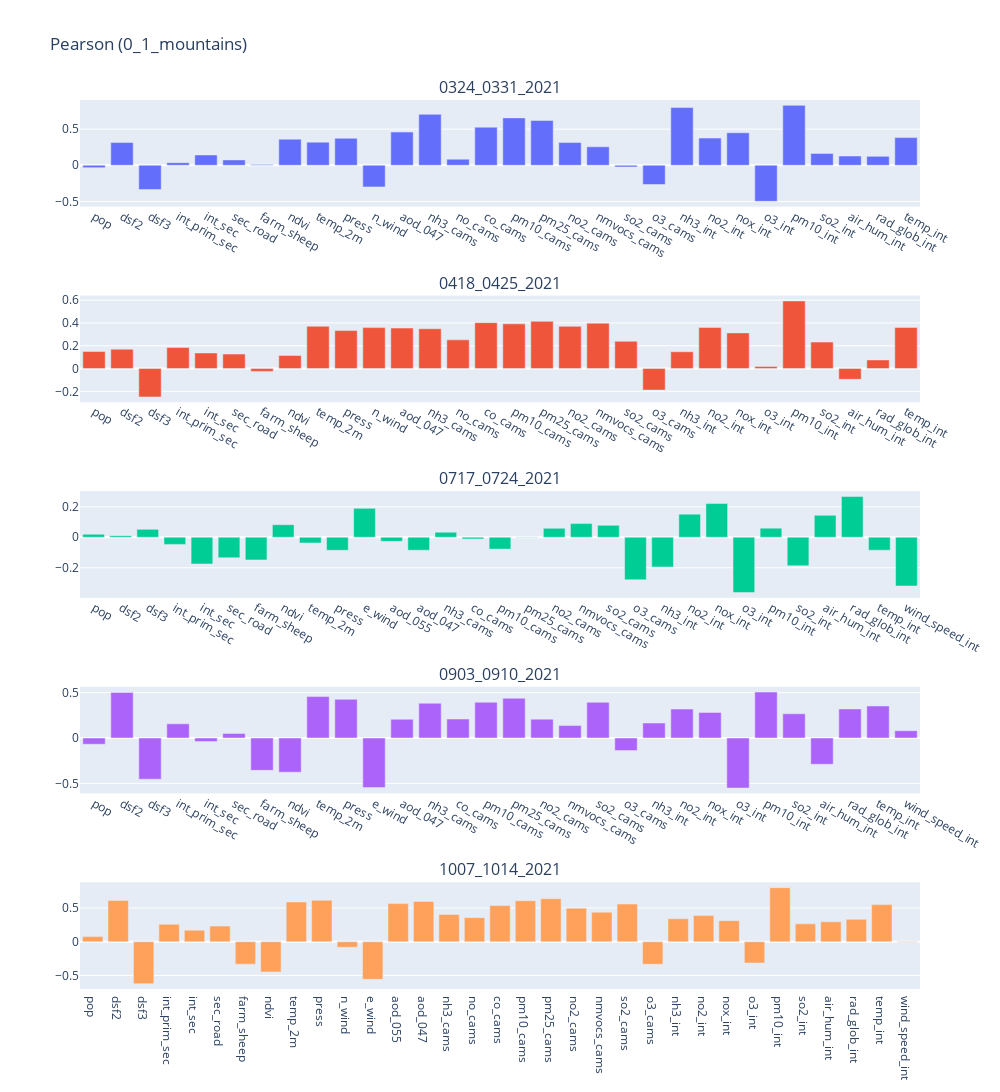
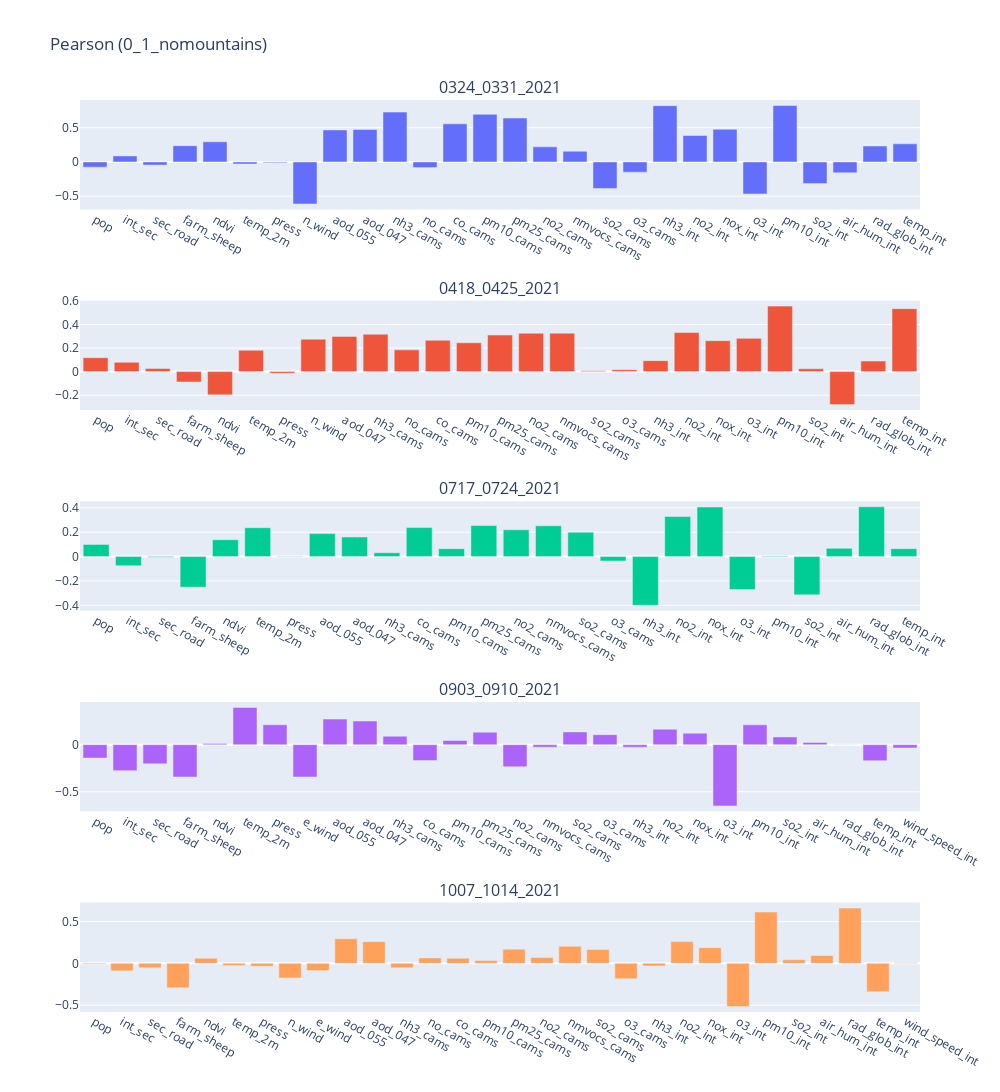
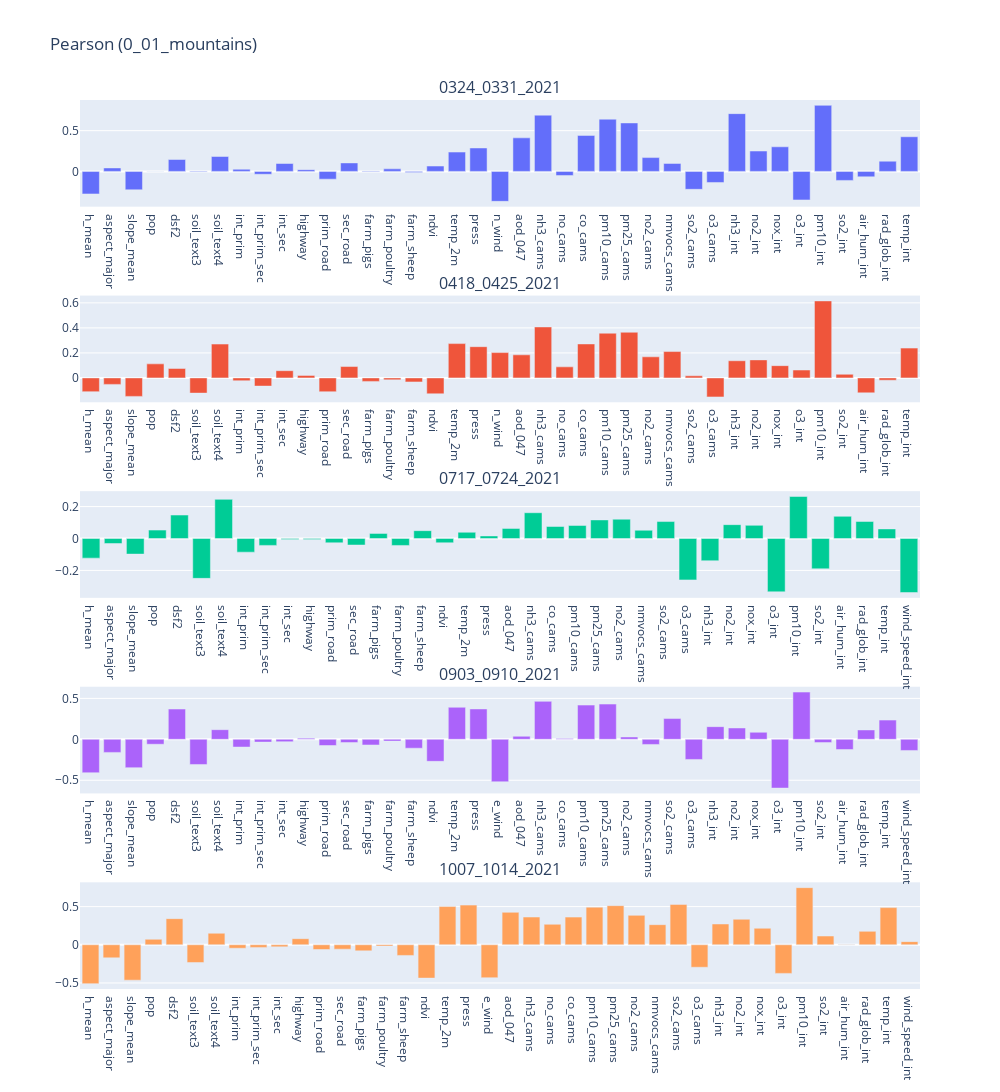
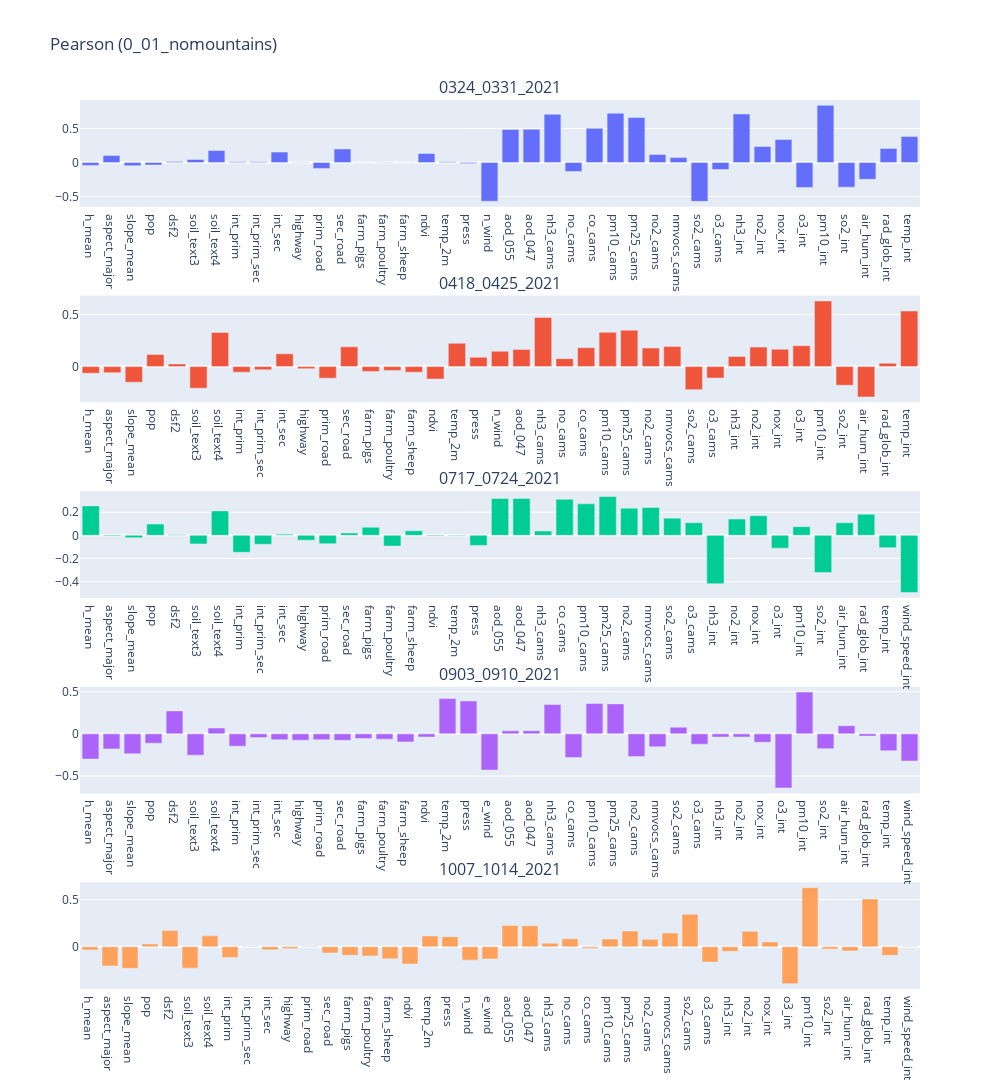

Notebook code for these charts, in order:
### Code cell
for par in params:
    dataframes_results = dictionary_results[par]
    fig = make_subplots(rows=5, cols=1, subplot_titles=geopackages)
    for index, grid in enumerate(geopackages):
        labels = dataframes_results[grid]['Features'].tolist()
        values = dataframes_results[grid]['Pearson'].tolist()
        fig.add_trace(go.Bar(x=labels, y=values), row=index+1, col=1)
        fig.update_yaxes(row=index+1, col=1)
        fig.update_xaxes(type="category", row=index+1, col=1)

    fig.update_layout(height=1500, width=1000 , title_text='Pearson (' +par+ ')')
    fig.update_layout(showlegend=False, autosize=True)
    fig.show()

### Figure 1 — Plotly figure (JSON) as saved in the notebook; plotly's stock layout.template omitted (floating-point values rounded to 4 significant figures)
{"data": [{"type": "bar", "x": ["pop", "dsf2", "dsf3", "int_prim_sec", "int_sec", "sec_road", "farm_sheep", "ndvi", "temp_2m", "press", "n_wind", "aod_047", "nh3_cams", "no_cams", "co_cams", "pm10_cams", "pm25_cams", "no2_cams", "nmvocs_cams", "so2_cams", "o3_cams", "nh3_int", "no2_int", "nox_int", "o3_int", "pm10_int", "so2_int", "air_hum_int", "rad_glob_int", "temp_int"], "xaxis": "x", "y": [-0.0325, 0.3147, -0.3364, 0.03659, 0.1425, 0.0742, 0.01227, 0.3616, 0.3204, 0.3736, -0.299, 0.4598, 0.7051, 0.08469, 0.5274, 0.6558, 0.6207, 0.3148, 0.2555, -0.02276, -0.2658, 0.799, 0.3764, 0.4504, -0.4987, 0.8294, 0.1643, 0.128, 0.1237, 0.3828], "yaxis": "y"}, {"type": "bar", "x": ["pop", "dsf2", "dsf3", "int_prim_sec", "int_sec", "sec_road", "farm_sheep", "ndvi", "temp_2m", "press", "n_wind", "aod_047", "nh3_cams", "no_cams", "co_cams", "pm10_cams", "pm25_cams", "no2_cams", "nmvocs_cams", "so2_cams", "o3_cams", "nh3_int", "no2_int", "nox_int", "o3_int", "pm10_int", "so2_int", "air_hum_int", "rad_glob_int", "temp_int"], "xaxis": "x2", "y": [0.1503, 0.1697, -0.249, 0.1855, 0.1369, 0.1273, -0.02481, 0.1146, 0.3714, 0.3333, 0.3594, 0.3553, 0.3495, 0.2518, 0.4029, 0.392, 0.4141, 0.3705, 0.3985, 0.2395, -0.1893, 0.1476, 0.3606, 0.3129, 0.01764, 0.5935, 0.2326, -0.09449, 0.07565, 0.3606], "yaxis": "y2"}, {"type": "bar", "x": ["pop", "dsf2", "dsf3", "int_prim_sec", "int_sec", "sec_road", "farm_sheep", "ndvi", "temp_2m", "press", "e_wind", "aod_055", "aod_047", "nh3_cams", "co_cams", "pm10_cams", "pm25_cams", "no2_cams", "nmvocs_cams", "so2_cams", "o3_cams", "nh3_int", "no2_int", "nox_int", "o3_int", "pm10_int", "so2_int", "air_hum_int", "rad_glob_int", "temp_int", "wind_speed_int"], "xaxis": "x3", "y": [0.01996, 0.01048, 0.05187, -0.04697, -0.1751, -0.1346, -0.1487, 0.08252, -0.03772, -0.08546, 0.1897, -0.02671, -0.08486, 0.03327, -0.01064, -0.07756, 0.0009952, 0.05879, 0.08962, 0.0784, -0.279, -0.1952, 0.1518, 0.2213, -0.3626, 0.05986, -0.1874, 0.1438, 0.2676, -0.08466, -0.3199], "yaxis": "y3"}, {"type": "bar", "x": ["pop", "dsf2", "dsf3", "int_prim_sec", "int_sec", "sec_road", "farm_sheep", "ndvi", "temp_2m", "press", "e_wind", "aod_047", "nh3_cams", "co_cams", "pm10_cams", "pm25_cams", "no2_cams", "nmvocs_cams", "so2_cams", "o3_cams", "nh3_int", "no2_int", "nox_int", "o3_int", "pm10_int", "so2_int", "air_hum_int", "rad_glob_int", "temp_int", "wind_speed_int"], "xaxis": "x4", "y": [-0.06883, 0.5021, -0.4538, 0.1564, -0.03979, 0.05084, -0.3565, -0.3768, 0.4561, 0.4261, -0.5458, 0.2067, 0.3835, 0.2092, 0.3938, 0.4381, 0.208, 0.137, 0.3929, -0.1383, 0.1647, 0.3187, 0.2817, -0.5516, 0.5059, 0.2672, -0.2891, 0.32, 0.3527, 0.08064], "yaxis": "y4"}, {"type": "bar", "x": ["pop", "dsf2", "dsf3", "int_prim_sec", "int_sec", "sec_road", "farm_sheep", "ndvi", "temp_2m", "press", "n_wind", "e_wind", "aod_055", "aod_047", "nh3_cams", "no_cams", "co_cams", "pm10_cams", "pm25_cams", "no2_cams", "nmvocs_cams", "so2_cams", "o3_cams", "nh3_int", "no2_int", "nox_int", "o3_int", "pm10_int", "so2_int", "air_hum_int", "rad_glob_int", "temp_int", "wind_speed_int"], "xaxis": "x5", "y": [0.07674, 0.6117, -0.6213, 0.259, 0.1709, 0.2318, -0.3319, -0.4471, 0.59, 0.6149, -0.08121, -0.5574, 0.5655, 0.5979, 0.4027, 0.357, 0.536, 0.6081, 0.638, 0.4978, 0.4387, 0.5586, -0.3338, 0.3418, 0.3877, 0.3124, -0.315, 0.8019, 0.2657, 0.2963, 0.3322, 0.5504, -0.007827], "yaxis": "y5"}], "layout": {"annotations": [{"font": {"size": 16}, "showarrow": false, "text": "0324_0331_2021", "x": 0.5, "xanchor": "center", "xref": "paper", "y": 1, "yanchor": "bottom", "yref": "paper"}, {"font": {"size": 16}, "showarrow": false, "text": "0418_0425_2021", "x": 0.5, "xanchor": "center", "xref": "paper", "y": 0.78, "yanchor": "bottom", "yref": "paper"}, {"font": {"size": 16}, "showarrow": false, "text": "0717_0724_2021", "x": 0.5, "xanchor": "center", "xref": "paper", "y": 0.56, "yanchor": "bottom", "yref": "paper"}, {"font": {"size": 16}, "showarrow": false, "text": "0903_0910_2021", "x": 0.5, "xanchor": "center", "xref": "paper", "y": 0.34, "yanchor": "bottom", "yref": "paper"}, {"font": {"size": 16}, "showarrow": false, "text": "1007_1014_2021", "x": 0.5, "xanchor": "center", "xref": "paper", "y": 0.12, "yanchor": "bottom", "yref": "paper"}], "autosize": true, "height": 1500, "showlegend": false, "title": {"text": "Pearson (0_1_mountains)"}, "width": 1000, "xaxis": {"anchor": "y", "autorange": true, "domain": [0, 1], "range": [-0.5, 29.5], "type": "category"}, "xaxis2": {"anchor": "y2", "autorange": true, "domain": [0, 1], "range": [-0.5, 29.5], "type": "category"}, "xaxis3": {"anchor": "y3", "autorange": true, "domain": [0, 1], "range": [-0.5, 30.5], "type": "category"}, "xaxis4": {"anchor": "y4", "autorange": true, "domain": [0, 1], "range": [-0.5, 29.5], "type": "category"}, "xaxis5": {"anchor": "y5", "autorange": true, "domain": [0, 1], "range": [-0.5, 32.5], "type": "category"}, "yaxis": {"anchor": "x", "autorange": true, "domain": [0.88, 1], "range": [-0.5725, 0.9032], "type": "linear"}, "yaxis2": {"anchor": "x2", "autorange": true, "domain": [0.66, 0.78], "range": [-0.2958, 0.6403], "type": "linear"}, "yaxis3": {"anchor": "x3", "autorange": true, "domain": [0.44, 0.56], "range": [-0.3976, 0.3026], "type": "linear"}, "yaxis4": {"anchor": "x4", "autorange": true, "domain": [0.22, 0.34], "range": [-0.6103, 0.5647], "type": "linear"}, "yaxis5": {"anchor": "x5", "autorange": true, "domain": [0, 0.12], "range": [-0.7003, 0.881], "type": "linear"}}}

### Figure 2 — Plotly figure (JSON) as saved in the notebook; plotly's stock layout.template omitted (floating-point values rounded to 4 significant figures)
{"data": [{"type": "bar", "x": ["pop", "int_sec", "sec_road", "farm_sheep", "ndvi", "temp_2m", "press", "n_wind", "aod_055", "aod_047", "nh3_cams", "no_cams", "co_cams", "pm10_cams", "pm25_cams", "no2_cams", "nmvocs_cams", "so2_cams", "o3_cams", "nh3_int", "no2_int", "nox_int", "o3_int", "pm10_int", "so2_int", "air_hum_int", "rad_glob_int", "temp_int"], "xaxis": "x", "y": [-0.07653, 0.08766, -0.04577, 0.2366, 0.2936, -0.0295, -0.01096, -0.6136, 0.467, 0.475, 0.7269, -0.08236, 0.5558, 0.6949, 0.6408, 0.2199, 0.1566, -0.3881, -0.1493, 0.821, 0.3853, 0.4766, -0.4674, 0.8239, -0.3165, -0.1582, 0.2316, 0.2638], "yaxis": "y"}, {"type": "bar", "x": ["pop", "int_sec", "sec_road", "farm_sheep", "ndvi", "temp_2m", "press", "n_wind", "aod_047", "nh3_cams", "no_cams", "co_cams", "pm10_cams", "pm25_cams", "no2_cams", "nmvocs_cams", "so2_cams", "o3_cams", "nh3_int", "no2_int", "nox_int", "o3_int", "pm10_int", "so2_int", "air_hum_int", "rad_glob_int", "temp_int"], "xaxis": "x2", "y": [0.1183, 0.07931, 0.02631, -0.0875, -0.197, 0.1809, -0.01428, 0.2754, 0.299, 0.3177, 0.1846, 0.2662, 0.2449, 0.3104, 0.326, 0.3267, 0.00815, 0.01634, 0.09327, 0.3317, 0.2631, 0.2824, 0.556, 0.02461, -0.28, 0.08985, 0.5344], "yaxis": "y2"}, {"type": "bar", "x": ["pop", "int_sec", "sec_road", "farm_sheep", "ndvi", "temp_2m", "press", "aod_055", "aod_047", "nh3_cams", "co_cams", "pm10_cams", "pm25_cams", "no2_cams", "nmvocs_cams", "so2_cams", "o3_cams", "nh3_int", "no2_int", "nox_int", "o3_int", "pm10_int", "so2_int", "air_hum_int", "rad_glob_int", "temp_int"], "xaxis": "x3", "y": [0.1002, -0.07463, -0.004872, -0.2508, 0.1385, 0.2369, -0.002195, 0.1888, 0.1609, 0.03175, 0.2384, 0.06527, 0.2558, 0.2201, 0.2528, 0.2002, -0.03543, -0.3993, 0.329, 0.4068, -0.2708, -0.00429, -0.314, 0.06778, 0.4091, 0.06482], "yaxis": "y3"}, {"type": "bar", "x": ["pop", "int_sec", "sec_road", "farm_sheep", "ndvi", "temp_2m", "press", "e_wind", "aod_055", "aod_047", "nh3_cams", "co_cams", "pm10_cams", "pm25_cams", "no2_cams", "nmvocs_cams", "so2_cams", "o3_cams", "nh3_int", "no2_int", "nox_int", "o3_int", "pm10_int", "so2_int", "air_hum_int", "rad_glob_int", "temp_int", "wind_speed_int"], "xaxis": "x4", "y": [-0.1429, -0.2758, -0.2033, -0.3441, 0.01189, 0.3959, 0.2113, -0.3434, 0.2715, 0.2511, 0.08929, -0.1682, 0.04425, 0.1328, -0.2346, -0.02621, 0.1353, 0.1062, -0.02707, 0.1639, 0.1222, -0.6504, 0.2106, 0.08204, 0.02316, 7.642e-05, -0.1707, -0.03444], "yaxis": "y4"}, {"type": "bar", "x": ["pop", "int_sec", "sec_road", "farm_sheep", "ndvi", "temp_2m", "press", "n_wind", "e_wind", "aod_055", "aod_047", "nh3_cams", "no_cams", "co_cams", "pm10_cams", "pm25_cams", "no2_cams", "nmvocs_cams", "so2_cams", "o3_cams", "nh3_int", "no2_int", "nox_int", "o3_int", "pm10_int", "so2_int", "air_hum_int", "rad_glob_int", "temp_int", "wind_speed_int"], "xaxis": "x5", "y": [-0.00777, -0.08995, -0.05228, -0.2912, 0.06092, -0.02464, -0.03478, -0.1738, -0.08581, 0.2933, 0.2591, -0.05397, 0.06499, 0.06025, 0.03382, 0.1698, 0.06957, 0.2041, 0.1651, -0.1841, -0.03097, 0.2601, 0.1872, -0.5163, 0.6131, 0.04219, 0.09299, 0.6612, -0.3391, 0.006307], "yaxis": "y5"}], "layout": {"annotations": [{"font": {"size": 16}, "showarrow": false, "text": "0324_0331_2021", "x": 0.5, "xanchor": "center", "xref": "paper", "y": 1, "yanchor": "bottom", "yref": "paper"}, {"font": {"size": 16}, "showarrow": false, "text": "0418_0425_2021", "x": 0.5, "xanchor": "center", "xref": "paper", "y": 0.78, "yanchor": "bottom", "yref": "paper"}, {"font": {"size": 16}, "showarrow": false, "text": "0717_0724_2021", "x": 0.5, "xanchor": "center", "xref": "paper", "y": 0.56, "yanchor": "bottom", "yref": "paper"}, {"font": {"size": 16}, "showarrow": false, "text": "0903_0910_2021", "x": 0.5, "xanchor": "center", "xref": "paper", "y": 0.34, "yanchor": "bottom", "yref": "paper"}, {"font": {"size": 16}, "showarrow": false, "text": "1007_1014_2021", "x": 0.5, "xanchor": "center", "xref": "paper", "y": 0.12, "yanchor": "bottom", "yref": "paper"}], "autosize": true, "height": 1500, "showlegend": false, "title": {"text": "Pearson (0_1_nomountains)"}, "width": 1000, "xaxis": {"anchor": "y", "autorange": true, "domain": [0, 1], "range": [-0.5, 27.5], "type": "category"}, "xaxis2": {"anchor": "y2", "autorange": true, "domain": [0, 1], "range": [-0.5, 26.5], "type": "category"}, "xaxis3": {"anchor": "y3", "autorange": true, "domain": [0, 1], "range": [-0.5, 25.5], "type": "category"}, "xaxis4": {"anchor": "y4", "autorange": true, "domain": [0, 1], "range": [-0.5, 27.5], "type": "category"}, "xaxis5": {"anchor": "y5", "autorange": true, "domain": [0, 1], "range": [-0.5, 29.5], "type": "category"}, "yaxis": {"anchor": "x", "autorange": true, "domain": [0.88, 1], "range": [-0.6935, 0.9038], "type": "linear"}, "yaxis2": {"anchor": "x2", "autorange": true, "domain": [0.66, 0.78], "range": [-0.3265, 0.6025], "type": "linear"}, "yaxis3": {"anchor": "x3", "autorange": true, "domain": [0.44, 0.56], "range": [-0.4443, 0.454], "type": "linear"}, "yaxis4": {"anchor": "x4", "autorange": true, "domain": [0.22, 0.34], "range": [-0.7085, 0.454], "type": "linear"}, "yaxis5": {"anchor": "x5", "autorange": true, "domain": [0, 0.12], "range": [-0.5817, 0.7266], "type": "linear"}}}

### Figure 3 — Plotly figure (JSON) as saved in the notebook; plotly's stock layout.template omitted (floating-point values rounded to 4 significant figures)
{"data": [{"type": "bar", "x": ["h_mean", "aspect_major", "slope_mean", "pop", "dsf2", "soil_text3", "soil_text4", "int_prim", "int_prim_sec", "int_sec", "highway", "prim_road", "sec_road", "farm_pigs", "farm_poultry", "farm_sheep", "ndvi", "temp_2m", "press", "n_wind", "aod_047", "nh3_cams", "no_cams", "co_cams", "pm10_cams", "pm25_cams", "no2_cams", "nmvocs_cams", "so2_cams", "o3_cams", "nh3_int", "no2_int", "nox_int", "o3_int", "pm10_int", "so2_int", "air_hum_int", "rad_glob_int", "temp_int"], "xaxis": "x", "y": [-0.2767, 0.04227, -0.226, -3.68e-05, 0.146, -0.008888, 0.1829, 0.02623, -0.03546, 0.0968, 0.0212, -0.09538, 0.104, 0.003924, 0.03124, -0.01324, 0.06543, 0.2372, 0.2875, -0.3676, 0.4118, 0.6903, -0.05009, 0.4415, 0.6408, 0.5949, 0.1695, 0.09771, -0.2198, -0.1361, 0.709, 0.2501, 0.3018, -0.3504, 0.8109, -0.1108, -0.06669, 0.1253, 0.4252], "yaxis": "y"}, {"type": "bar", "x": ["h_mean", "aspect_major", "slope_mean", "pop", "dsf2", "soil_text3", "soil_text4", "int_prim", "int_prim_sec", "int_sec", "highway", "prim_road", "sec_road", "farm_pigs", "farm_poultry", "farm_sheep", "ndvi", "temp_2m", "press", "n_wind", "aod_047", "nh3_cams", "no_cams", "co_cams", "pm10_cams", "pm25_cams", "no2_cams", "nmvocs_cams", "so2_cams", "o3_cams", "nh3_int", "no2_int", "nox_int", "o3_int", "pm10_int", "so2_int", "air_hum_int", "rad_glob_int", "temp_int"], "xaxis": "x2", "y": [-0.1099, -0.05166, -0.1476, 0.1124, 0.07564, -0.1214, 0.2706, -0.02233, -0.06526, 0.05783, 0.02027, -0.1104, 0.09103, -0.02777, -0.01542, -0.03202, -0.1269, 0.2744, 0.2498, 0.2026, 0.1846, 0.4075, 0.08856, 0.2717, 0.3576, 0.3651, 0.1687, 0.2108, 0.01702, -0.1519, 0.1373, 0.1441, 0.09798, 0.06312, 0.6156, 0.02915, -0.1194, -0.01817, 0.2384], "yaxis": "y2"}, {"type": "bar", "x": ["h_mean", "aspect_major", "slope_mean", "pop", "dsf2", "soil_text3", "soil_text4", "int_prim", "int_prim_sec", "int_sec", "highway", "prim_road", "sec_road", "farm_pigs", "farm_poultry", "farm_sheep", "ndvi", "temp_2m", "press", "aod_047", "nh3_cams", "co_cams", "pm10_cams", "pm25_cams", "no2_cams", "nmvocs_cams", "so2_cams", "o3_cams", "nh3_int", "no2_int", "nox_int", "o3_int", "pm10_int", "so2_int", "air_hum_int", "rad_glob_int", "temp_int", "wind_speed_int"], "xaxis": "x3", "y": [-0.1229, -0.03151, -0.09774, 0.05261, 0.1469, -0.2497, 0.2452, -0.08559, -0.04325, -0.005611, -0.006884, -0.02699, -0.04088, 0.03201, -0.04346, 0.04908, -0.02688, 0.03902, 0.01598, 0.06326, 0.1615, 0.0752, 0.0817, 0.1164, 0.1209, 0.0516, 0.1061, -0.2593, -0.1394, 0.08673, 0.08235, -0.334, 0.2631, -0.19, 0.1389, 0.1066, 0.06001, -0.3383], "yaxis": "y3"}, {"type": "bar", "x": ["h_mean", "aspect_major", "slope_mean", "pop", "dsf2", "soil_text3", "soil_text4", "int_prim", "int_prim_sec", "int_sec", "highway", "prim_road", "sec_road", "farm_pigs", "farm_poultry", "farm_sheep", "ndvi", "temp_2m", "press", "e_wind", "aod_047", "nh3_cams", "co_cams", "pm10_cams", "pm25_cams", "no2_cams", "nmvocs_cams", "so2_cams", "o3_cams", "nh3_int", "no2_int", "nox_int", "o3_int", "pm10_int", "so2_int", "air_hum_int", "rad_glob_int", "temp_int", "wind_speed_int"], "xaxis": "x4", "y": [-0.4081, -0.1599, -0.3463, -0.06013, 0.37, -0.3073, 0.1178, -0.09441, -0.0341, -0.02924, 0.01443, -0.07561, -0.03933, -0.069, -0.02202, -0.1085, -0.269, 0.3914, 0.3711, -0.5185, 0.03707, 0.4635, 0.0107, 0.4182, 0.4306, 0.02865, -0.06273, 0.2535, -0.2458, 0.1546, 0.1386, 0.08604, -0.5956, 0.577, -0.03974, -0.1243, 0.1146, 0.2348, -0.136], "yaxis": "y4"}, {"type": "bar", "x": ["h_mean", "aspect_major", "slope_mean", "pop", "dsf2", "soil_text3", "soil_text4", "int_prim", "int_prim_sec", "int_sec", "highway", "prim_road", "sec_road", "farm_pigs", "farm_poultry", "farm_sheep", "ndvi", "temp_2m", "press", "e_wind", "aod_047", "nh3_cams", "no_cams", "co_cams", "pm10_cams", "pm25_cams", "no2_cams", "nmvocs_cams", "so2_cams", "o3_cams", "nh3_int", "no2_int", "nox_int", "o3_int", "pm10_int", "so2_int", "air_hum_int", "rad_glob_int", "temp_int", "wind_speed_int"], "xaxis": "x5", "y": [-0.5094, -0.1713, -0.4635, 0.07188, 0.3423, -0.232, 0.1509, -0.04523, -0.03427, -0.02712, 0.07974, -0.06184, -0.05743, -0.0798, -0.01725, -0.1395, -0.4365, 0.5008, 0.5198, -0.4315, 0.4252, 0.3634, 0.2684, 0.3624, 0.4929, 0.5125, 0.3853, 0.2632, 0.5292, -0.2944, 0.2723, 0.3343, 0.2161, -0.3748, 0.7483, 0.1145, 0.002672, 0.1757, 0.4868, 0.04105], "yaxis": "y5"}], "layout": {"annotations": [{"font": {"size": 16}, "showarrow": false, "text": "0324_0331_2021", "x": 0.5, "xanchor": "center", "xref": "paper", "y": 1, "yanchor": "bottom", "yref": "paper"}, {"font": {"size": 16}, "showarrow": false, "text": "0418_0425_2021", "x": 0.5, "xanchor": "center", "xref": "paper", "y": 0.78, "yanchor": "bottom", "yref": "paper"}, {"font": {"size": 16}, "showarrow": false, "text": "0717_0724_2021", "x": 0.5, "xanchor": "center", "xref": "paper", "y": 0.56, "yanchor": "bottom", "yref": "paper"}, {"font": {"size": 16}, "showarrow": false, "text": "0903_0910_2021", "x": 0.5, "xanchor": "center", "xref": "paper", "y": 0.34, "yanchor": "bottom", "yref": "paper"}, {"font": {"size": 16}, "showarrow": false, "text": "1007_1014_2021", "x": 0.5, "xanchor": "center", "xref": "paper", "y": 0.12, "yanchor": "bottom", "yref": "paper"}], "autosize": true, "height": 1500, "showlegend": false, "title": {"text": "Pearson (0_01_mountains)"}, "width": 1000, "xaxis": {"anchor": "y", "autorange": true, "domain": [0, 1], "range": [-0.5, 38.5], "type": "category"}, "xaxis2": {"anchor": "y2", "autorange": true, "domain": [0, 1], "range": [-0.5, 38.5], "type": "category"}, "xaxis3": {"anchor": "y3", "autorange": true, "domain": [0, 1], "range": [-0.5, 37.5], "type": "category"}, "xaxis4": {"anchor": "y4", "autorange": true, "domain": [0, 1], "range": [-0.5, 38.5], "type": "category"}, "xaxis5": {"anchor": "y5", "autorange": true, "domain": [0, 1], "range": [-0.5, 39.5], "type": "category"}, "yaxis": {"anchor": "x", "autorange": true, "domain": [0.88, 1], "range": [-0.4331, 0.8763], "type": "linear"}, "yaxis2": {"anchor": "x2", "autorange": true, "domain": [0.66, 0.78], "range": [-0.1945, 0.6583], "type": "linear"}, "yaxis3": {"anchor": "x3", "autorange": true, "domain": [0.44, 0.56], "range": [-0.3717, 0.2965], "type": "linear"}, "yaxis4": {"anchor": "x4", "autorange": true, "domain": [0.22, 0.34], "range": [-0.6608, 0.6422], "type": "linear"}, "yaxis5": {"anchor": "x5", "autorange": true, "domain": [0, 0.12], "range": [-0.5793, 0.8182], "type": "linear"}}}

### Figure 4 — Plotly figure (JSON) as saved in the notebook; plotly's stock layout.template omitted (floating-point values rounded to 4 significant figures)
{"data": [{"type": "bar", "x": ["h_mean", "aspect_major", "slope_mean", "pop", "dsf2", "soil_text3", "soil_text4", "int_prim", "int_prim_sec", "int_sec", "highway", "prim_road", "sec_road", "farm_pigs", "farm_poultry", "farm_sheep", "ndvi", "temp_2m", "press", "n_wind", "aod_055", "aod_047", "nh3_cams", "no_cams", "co_cams", "pm10_cams", "pm25_cams", "no2_cams", "nmvocs_cams", "so2_cams", "o3_cams", "nh3_int", "no2_int", "nox_int", "o3_int", "pm10_int", "so2_int", "air_hum_int", "rad_glob_int", "temp_int"], "xaxis": "x", "y": [-0.04295, 0.1023, -0.0469, -0.03608, 0.01518, 0.04472, 0.1761, 0.01224, 0.01198, 0.1533, -0.001758, -0.08659, 0.1999, -0.0004161, -0.004166, 0.001959, 0.1339, 0.01189, -0.01514, -0.5688, 0.4872, 0.4896, 0.7096, -0.1317, 0.5021, 0.7241, 0.6611, 0.1188, 0.07252, -0.5703, -0.1024, 0.7139, 0.2355, 0.3379, -0.3665, 0.8407, -0.3624, -0.2466, 0.2063, 0.3845], "yaxis": "y"}, {"type": "bar", "x": ["h_mean", "aspect_major", "slope_mean", "pop", "dsf2", "soil_text3", "soil_text4", "int_prim", "int_prim_sec", "int_sec", "highway", "prim_road", "sec_road", "farm_pigs", "farm_poultry", "farm_sheep", "ndvi", "temp_2m", "press", "n_wind", "aod_047", "nh3_cams", "no_cams", "co_cams", "pm10_cams", "pm25_cams", "no2_cams", "nmvocs_cams", "so2_cams", "o3_cams", "nh3_int", "no2_int", "nox_int", "o3_int", "pm10_int", "so2_int", "air_hum_int", "rad_glob_int", "temp_int"], "xaxis": "x2", "y": [-0.06378, -0.05905, -0.1503, 0.1163, 0.02541, -0.2083, 0.3279, -0.05329, -0.03073, 0.123, -0.01977, -0.1111, 0.19, -0.04638, -0.03667, -0.05378, -0.1201, 0.2241, 0.0898, 0.147, 0.1653, 0.472, 0.07603, 0.1814, 0.3293, 0.3497, 0.1784, 0.1941, -0.2214, -0.1103, 0.09791, 0.1873, 0.167, 0.2008, 0.631, -0.1795, -0.2915, 0.03245, 0.5338], "yaxis": "y2"}, {"type": "bar", "x": ["h_mean", "aspect_major", "slope_mean", "pop", "dsf2", "soil_text3", "soil_text4", "int_prim", "int_prim_sec", "int_sec", "highway", "prim_road", "sec_road", "farm_pigs", "farm_poultry", "farm_sheep", "ndvi", "temp_2m", "press", "aod_055", "aod_047", "nh3_cams", "co_cams", "pm10_cams", "pm25_cams", "no2_cams", "nmvocs_cams", "so2_cams", "o3_cams", "nh3_int", "no2_int", "nox_int", "o3_int", "pm10_int", "so2_int", "air_hum_int", "rad_glob_int", "temp_int", "wind_speed_int"], "xaxis": "x3", "y": [0.2548, -0.005901, -0.02053, 0.09762, 0.005682, -0.07395, 0.211, -0.147, -0.07725, 0.01026, -0.04137, -0.072, 0.0197, 0.07031, -0.0932, 0.03922, -0.00536, -0.002728, -0.0874, 0.3188, 0.3185, 0.03758, 0.312, 0.2724, 0.3359, 0.2347, 0.2409, 0.1489, 0.1094, -0.4186, 0.1407, 0.17, -0.1109, 0.07503, -0.322, 0.1084, 0.1827, -0.1069, -0.4943], "yaxis": "y3"}, {"type": "bar", "x": ["h_mean", "aspect_major", "slope_mean", "pop", "dsf2", "soil_text3", "soil_text4", "int_prim", "int_prim_sec", "int_sec", "highway", "prim_road", "sec_road", "farm_pigs", "farm_poultry", "farm_sheep", "ndvi", "temp_2m", "press", "e_wind", "aod_055", "aod_047", "nh3_cams", "co_cams", "pm10_cams", "pm25_cams", "no2_cams", "nmvocs_cams", "so2_cams", "o3_cams", "nh3_int", "no2_int", "nox_int", "o3_int", "pm10_int", "so2_int", "air_hum_int", "rad_glob_int", "temp_int", "wind_speed_int"], "xaxis": "x4", "y": [-0.299, -0.1783, -0.2364, -0.1103, 0.272, -0.2523, 0.06913, -0.1459, -0.04409, -0.06924, -0.0747, -0.06853, -0.07672, -0.05452, -0.06257, -0.09507, -0.03754, 0.418, 0.3901, -0.4297, 0.03567, 0.03708, 0.3474, -0.2813, 0.3598, 0.3554, -0.269, -0.1532, 0.07892, -0.123, -0.03772, -0.03789, -0.09971, -0.643, 0.4956, -0.1753, 0.09701, -0.02611, -0.2008, -0.322], "yaxis": "y4"}, {"type": "bar", "x": ["h_mean", "aspect_major", "slope_mean", "pop", "dsf2", "soil_text3", "soil_text4", "int_prim", "int_prim_sec", "int_sec", "highway", "prim_road", "sec_road", "farm_pigs", "farm_poultry", "farm_sheep", "ndvi", "temp_2m", "press", "n_wind", "e_wind", "aod_055", "aod_047", "nh3_cams", "no_cams", "co_cams", "pm10_cams", "pm25_cams", "no2_cams", "nmvocs_cams", "so2_cams", "o3_cams", "nh3_int", "no2_int", "nox_int", "o3_int", "pm10_int", "so2_int", "air_hum_int", "rad_glob_int", "temp_int", "wind_speed_int"], "xaxis": "x5", "y": [-0.03296, -0.2035, -0.2279, 0.03002, 0.1718, -0.2262, 0.1165, -0.1129, 0.003066, -0.03132, -0.01855, 0.004645, -0.06444, -0.09034, -0.09651, -0.1269, -0.1822, 0.1152, 0.1063, -0.1415, -0.128, 0.2245, 0.2222, 0.03734, 0.08438, -0.01444, 0.08191, 0.1669, 0.0788, 0.1456, 0.3438, -0.1615, -0.0483, 0.1647, 0.05103, -0.3902, 0.6258, -0.02254, -0.04341, 0.5045, -0.0907, 0.003005], "yaxis": "y5"}], "layout": {"annotations": [{"font": {"size": 16}, "showarrow": false, "text": "0324_0331_2021", "x": 0.5, "xanchor": "center", "xref": "paper", "y": 1, "yanchor": "bottom", "yref": "paper"}, {"font": {"size": 16}, "showarrow": false, "text": "0418_0425_2021", "x": 0.5, "xanchor": "center", "xref": "paper", "y": 0.78, "yanchor": "bottom", "yref": "paper"}, {"font": {"size": 16}, "showarrow": false, "text": "0717_0724_2021", "x": 0.5, "xanchor": "center", "xref": "paper", "y": 0.56, "yanchor": "bottom", "yref": "paper"}, {"font": {"size": 16}, "showarrow": false, "text": "0903_0910_2021", "x": 0.5, "xanchor": "center", "xref": "paper", "y": 0.34, "yanchor": "bottom", "yref": "paper"}, {"font": {"size": 16}, "showarrow": false, "text": "1007_1014_2021", "x": 0.5, "xanchor": "center", "xref": "paper", "y": 0.12, "yanchor": "bottom", "yref": "paper"}], "autosize": true, "height": 1500, "showlegend": false, "title": {"text": "Pearson (0_01_nomountains)"}, "width": 1000, "xaxis": {"anchor": "y", "autorange": true, "domain": [0, 1], "range": [-0.5, 39.5], "type": "category"}, "xaxis2": {"anchor": "y2", "autorange": true, "domain": [0, 1], "range": [-0.5, 38.5], "type": "category"}, "xaxis3": {"anchor": "y3", "autorange": true, "domain": [0, 1], "range": [-0.5, 38.5], "type": "category"}, "xaxis4": {"anchor": "y4", "autorange": true, "domain": [0, 1], "range": [-0.5, 39.5], "type": "category"}, "xaxis5": {"anchor": "y5", "autorange": true, "domain": [0, 1], "range": [-0.5, 41.5], "type": "category"}, "yaxis": {"anchor": "x", "autorange": true, "domain": [0.88, 1], "range": [-0.6486, 0.9191], "type": "linear"}, "yaxis2": {"anchor": "x2", "autorange": true, "domain": [0.66, 0.78], "range": [-0.3428, 0.6822], "type": "linear"}, "yaxis3": {"anchor": "x3", "autorange": true, "domain": [0.44, 0.56], "range": [-0.5405, 0.3821], "type": "linear"}, "yaxis4": {"anchor": "x4", "autorange": true, "domain": [0.22, 0.34], "range": [-0.7063, 0.5588], "type": "linear"}, "yaxis5": {"anchor": "x5", "autorange": true, "domain": [0, 0.12], "range": [-0.4467, 0.6822], "type": "linear"}}}
